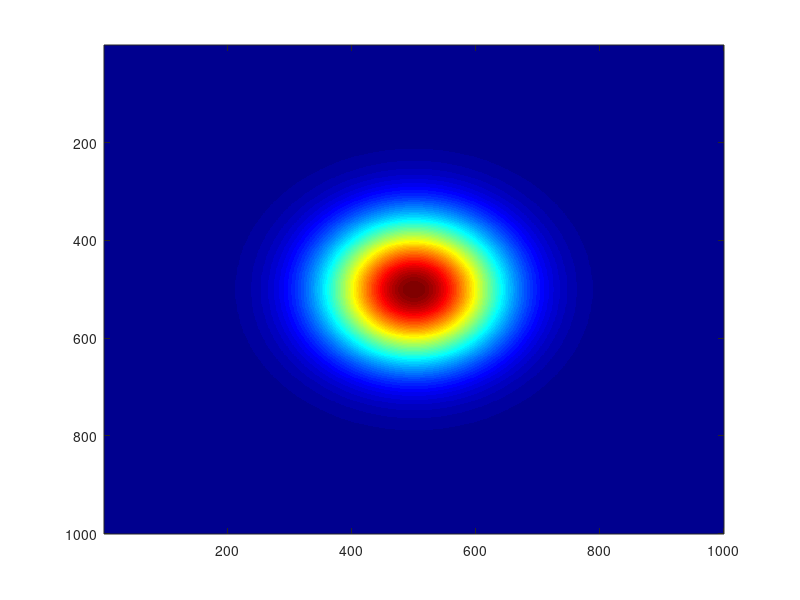
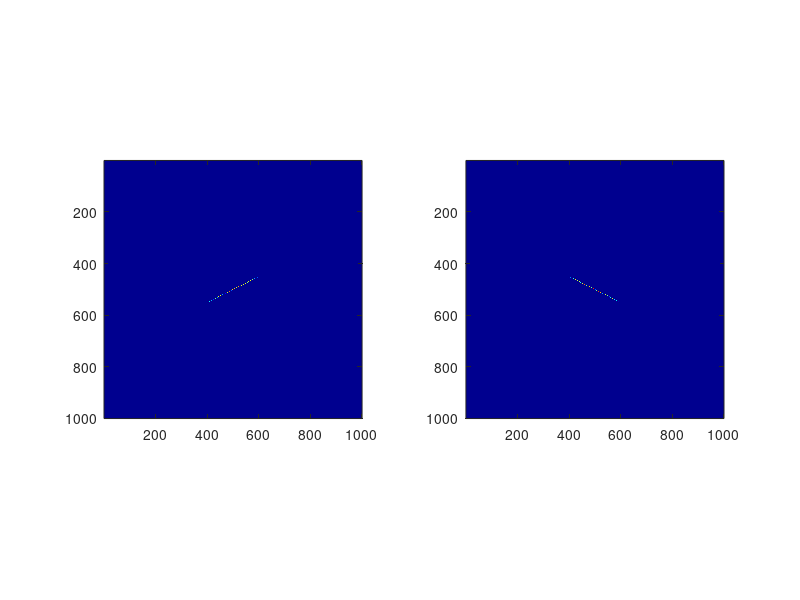
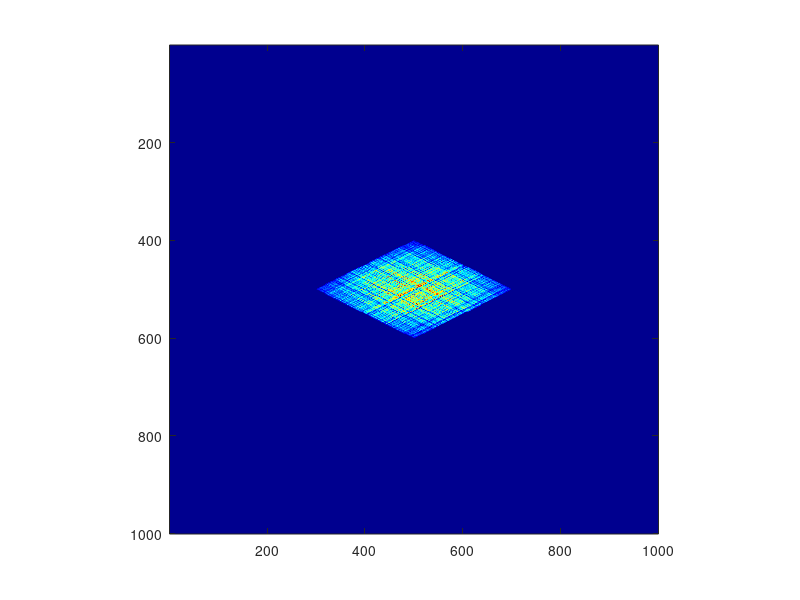

Source code (MATLAB) for these figures, in order: (Note: this script raises an error after producing the figures.)
%% Spectral support using white noise
%
%
%% Input data

width = 1000;
height = 1000;
spatial_cut_off = 100;
epsilon = 1;
N = 2;

%% Create white noise along lines in Fourier domain 

ds_du = linspace(-0.5, 0.5, N);
sz = [height, width];
fs = cell(1, N);

for i = 1 : N
    
    xi_s = linspace(-width / 2, width / 2, width);
    xi_u = linspace(height / 2, -height / 2, height)';
    xi_s = repmat(xi_s, [size(xi_u, 1), 1]);
    xi_u = repmat(xi_u, [1, size(xi_s, 2)]);
    
    
    magnitude_dist = mvnpdf([xi_u(:) xi_s(:)], [0, 0], [10000, 10000]);
    magnitude_dist = reshape(magnitude_dist, sz);
    figure(1); imagesc(magnitude_dist); colormap jet;
    
%     magnitude_dist = exp(magnitude_dist);
    

    cut_off_mask = abs(xi_s) <= spatial_cut_off;
%     mask = normpdf(ds_du(i) * xi_s + xi_u, 0, 2);
    mask = abs(ds_du(i) * xi_s + xi_u) <= epsilon;

    f_rand = magnitude_dist .* (rand(sz) + 1i * rand(sz));
    f_rand = f_rand .* mask;
    f_rand(~cut_off_mask) = 0;
    
    fs{i} = f_rand;
    
    figure(2);
    subplot(1, N, i);
    imagesc(log(1 + abs(fs{i})));
    axis equal image;
    colormap jet;
    
end

%% Repeated convolution of Fourier images

c = fs{1};
for i = 2 : N
    
    fprintf('Convolution %i ...', i - 1);
    
    c = conv2(c, fs{i}, 'same');
    
    fprintf('Done with convolution %i \n', i - 1);
    
end

figure; 
imagesc(log(1 + abs(c)));
colormap jet;
axis equal image;

%% Save convolution

im = log(1 + abs(c));
im = (im - min(im(:))) / (max(im(:)) - min(im(:)));

rgb = ind2rgb(gray2ind(im, 255), jet(255));
filename = ['output/convolution_' num2str(N) '_layers.png'];
imwrite(rgb, filename);